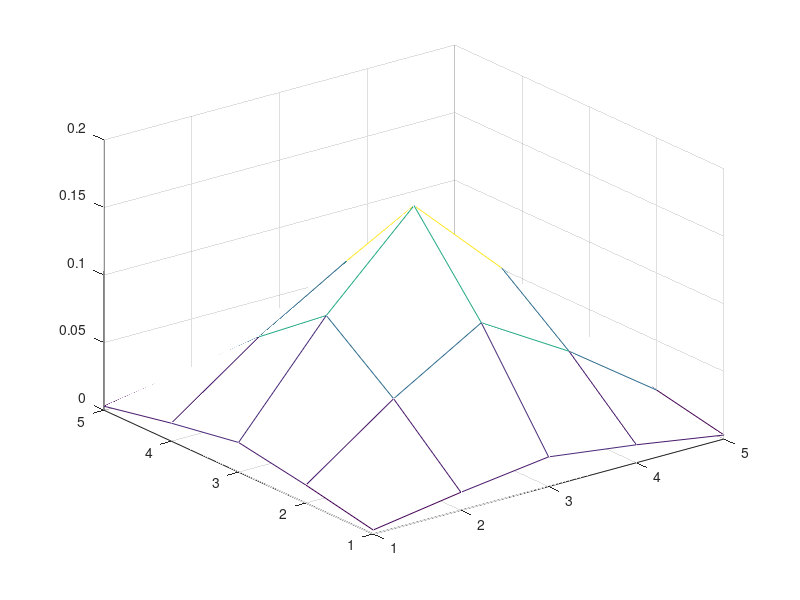
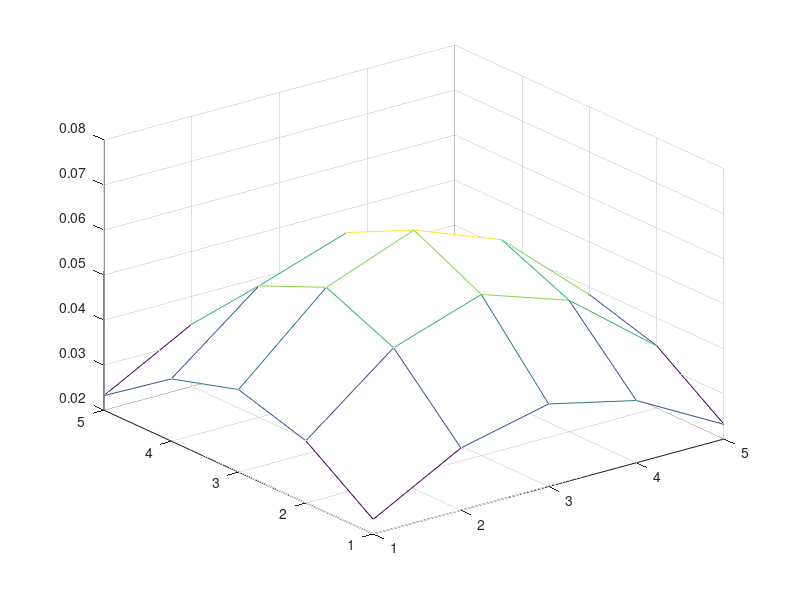

Write MATLAB code to recreate these figures, in order. (Note: this script raises an error after producing the figures.)
sigma1 = 1.0;
sigma2 = 2.0;
[x y] = meshgrid(-2:2,-2:2);
F1=(1/(2*pi*sigma1^2))*exp(-((x.^2+y.^2)/(2*sigma1^2)));
F1=F1./sum(F1(:));
F2=(1/(2*pi*sigma2^2))*exp(-((x.^2+y.^2)/(2*sigma2^2)));
F2=F2./sum(F2(:));
figure('name','Filter 1');
mesh(F1);
figure('name','Filter 2');
mesh(F2);
I = imread('ntugn.jpg');
figure('name','Original Image with Gaussian Noise');
imshow(I);
G1 = uint8(conv2(I,F1));
figure('name','Image1 after using Filter 1');
imshow(G1);
G2 = uint8(conv2(I,F2));
figure('name','Image1 after using Filter 2');
imshow(G2);
J = imread('ntusp.jpg');
figure('name','Original Image with Speckle Noise');
imshow(J);
H1 = uint8(conv2(J,F1));
figure('name','Image2 after using Filter 1');
imshow(H1);
H2 = uint8(conv2(J,F2));
figure('name','Image2 after using Filter 2');
imshow(H2);